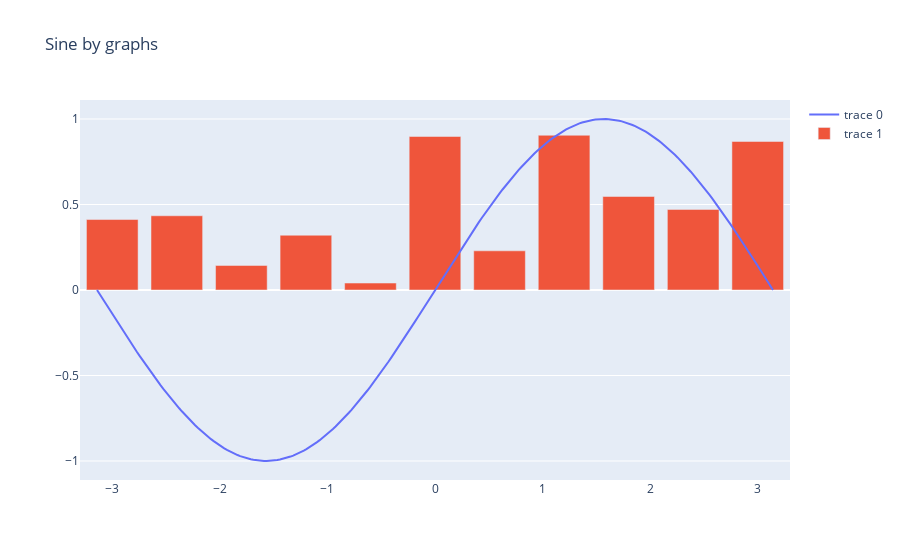

Notebook code cell kept with this figure:
### Markdown cell above
Another important way to generate figures is to use `plotly.graph_objects`
subpackage.

The advantage of this way is the convenience to combine multiple traces.

### Code cell
fig_graph = graphs.Figure(
    data=[
        graphs.Scatter(x=df_sine.x, y=df_sine.y),
        graphs.Bar(x=np.linspace(-3.0, 3.0, 11, True),
                   y=np.random.uniform(0.0, 1.0, (11,))),
    ],
    layout={'title': {'text': 'Sine by graphs'}},
)
fig_graph.show()

### Figure 1 — Plotly figure (JSON) as saved in the notebook; plotly's stock layout.template omitted (floating-point values rounded to 4 significant figures; data arrays with more than 128 entries replaced by an {"elided": "..."} marker saying what was removed)
{"data": [{"type": "scatter", "x": {"elided": "256 float values"}, "y": {"elided": "256 float values"}}, {"type": "bar", "x": [-3, -2.4, -1.8, -1.2, -0.6, 0, 0.6, 1.2, 1.8, 2.4, 3], "y": [0.4122, 0.434, 0.1437, 0.3204, 0.04057, 0.8978, 0.2291, 0.9049, 0.5469, 0.4712, 0.8686]}], "layout": {"title": {"text": "Sine by graphs"}}}
